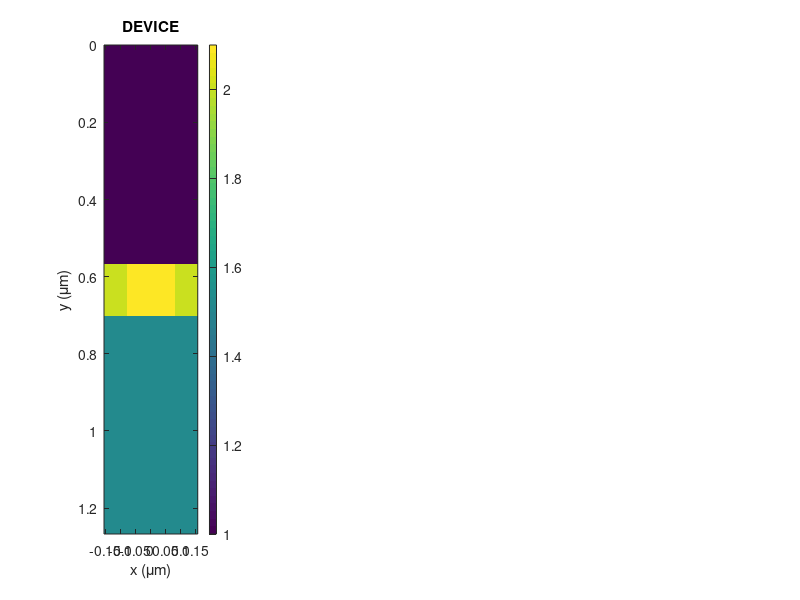

Reproduce this figure in MATLAB. (Note: this script raises an error after producing the figure.)
% demo_gmr
%
% This MATLAB code demonstrates the finite-difference frequency-domain
% method by modeling transmission and reflectance from a guided-mode
% resonance filter.
%
%
% Raymond C. Rumpf
% Prime Research, LC
% Blacksburg, VA
%
% Example code written for short course on
% "Introduction to Optical Simulation Using the Finite-Difference
% Frequency-Domain Method."
% INITIALIZE MATLAB
close all; clc;
clear all;

% UNITS
micrometers = 1;
nanometers = micrometers / 1000;
radians = 1;
degrees = pi/180;

% INITIALIZE FIGURE WINDOW
ss = get(0,'ScreenSize');
figure('Position',[1 0.056*ss(4) ss(3) 0.87*ss(4)]);

%%%%%%%%%%%%%%%%%%%%%%%%%%%%%%%%%%%%%%%%%%%%%%%%%%%%%%%%%%%%%%%%%%%%%%%%%%
%% DEFINE SIMULATION PARAMETERS
%%%%%%%%%%%%%%%%%%%%%%%%%%%%%%%%%%%%%%%%%%%%%%%%%%%%%%%%%%%%%%%%%%%%%%%%%%
% SOURCE
LAMBDA = [400:1:700] * nanometers; %wavelength range to simulate
theta = 0 * degrees; %angle of incidence
pol = 'E'; %polarization or mode
% GMR
T = 134 * nanometers; %thickness of GMR grating
L = 314 * nanometers; %period of GMR grating
n1 = 1.00; %refractive index of superstrate
n2 = 1.52; %refractive index of substrate
nL = 2.00; %low refractive index of GMR
nH = 2.10; %high refractive index of GMR
f = 0.5; %duty cycle of GMR grating
% GRID
nmax = max([n1 n2 nL nH]); %maximum refractive index
NRES = 40; %grid resolution parameter
NPML = 20; %size of perfectly matched layer
buf_ylo = 500 * nanometers; %space between GMR and PML
buf_yhi = 500 * nanometers; %space between GMR and PML
%%%%%%%%%%%%%%%%%%%%%%%%%%%%%%%%%%%%%%%%%%%%%%%%%%%%%%%%%%%%%%%%%%%%%%%%%%
%% COMPUTE OPTIMIZED GRID
%%%%%%%%%%%%%%%%%%%%%%%%%%%%%%%%%%%%%%%%%%%%%%%%%%%%%%%%%%%%%%%%%%%%%%%%%%
% INITIAL GRID RESOLUTION
dx1 = min(LAMBDA) /nmax/NRES; %must resolve smallest wavelength
dy1 = dx1;

dx2 = f*L/NRES; %must resolve finest dimension
dy2 = T/NRES;

dx = min(dx1,dx2); %choose smallest numbers
dy = min(dy1,dy2);

% SNAP GRID TO CRITICAL DIMENSIONS
nx = ceil(L/dx); dx = L/nx; %snap x-grid to GMR period
ny = ceil(T/dy); dy = T/ny; %snap y-grid to GMR thickness

% GRID SIZE
Sx = L; %physical size along x
Sy = buf_ylo + T + buf_yhi; %physical size along y
Nx = round(Sx/dx); %grid size along x
Ny = round(Sy/dy) + 2*NPML; %grid size along y
% ENSURE Nx IS ODD FOR FFT
Nx = 2*round(Nx/2) + 1;
dx = Sx/Nx;

% 2X GRID PARAMETERS
Nx2 = 2*Nx; %grid size is twice
Ny2 = 2*Ny;

dx2 = dx/2; %grid spacing is halved
dy2 = dy/2;

% GRID AXES
xa = [0:Nx-1]*dx; xa = xa - mean(xa);
ya = [0:Ny-1]*dy;
xa2 = [0:Nx2-1]*dx2; xa2 = xa2 - mean(xa2);
ya2 = [0:Ny2-1]*dy2;

% REPORT GRID SIZE
disp(['Grid size is: Nx = ' num2str(Nx)]);
disp([' Ny = ' num2str(Ny)]);

% CLEAR TEMPORARY VARIABLES
clear dx1 dy1 nx ny;

%%%%%%%%%%%%%%%%%%%%%%%%%%%%%%%%%%%%%%%%%%%%%%%%%%%%%%%%%%%%%%%%%%%%%%%%%%
%% BUILD GMR DEVICE ON 2X GRID
%%%%%%%%%%%%%%%%%%%%%%%%%%%%%%%%%%%%%%%%%%%%%%%%%%%%%%%%%%%%%%%%%%%%%%%%%%
% COMPUTE STRUCTURE INDICES
nx1 = round((Nx2-f*L/dx2)/2); %position of left of high index
nx2 = round((Nx2+f*L/dx2)/2); %position of right of high index
ny1 = 2*NPML + round(buf_ylo/dy2); %position of top of GMR
ny1 = 2*round(ny1/2) + 1; %make position index odd
ny2 = ny1 + round(T/dy2) - 1; %compute bottom position
% BUILD GMR
N2X = n1 * ones(Nx2,Ny2); %initialize entire grid with n1
N2X(:,ny1:ny2) = nL; %fill GMR with nL
N2X(nx1:nx2,ny1:ny2) = nH; %add nH to GMR
N2X(:,ny2+1:Ny2) = n2; %add n2 to superstrate region
% SHOW DEVICE
subplot(141);
imagesc(xa/micrometers,ya/micrometers,N2X');
xlabel('x (\mum)');
ylabel('y (\mum)');
title('DEVICE');
colorbar;
drawnow;

% COMPUTE DIELECTRIC AND MAGNETIC FUNCTIONS
ER2 = N2X.^2; %er = n^2
UR2 = ones(Nx2,Ny2); %no magnetic response
% CLEAR TEMPORARY VARIABLES
clear nx1 nx2 ny1 ny2 N2X;

%%%%%%%%%%%%%%%%%%%%%%%%%%%%%%%%%%%%%%%%%%%%%%%%%%%%%%%%%%%%%%%%%%%%%%%%%%
%% SIMULATE GUIDED-MODE RESONANCE FILTER
%%%%%%%%%%%%%%%%%%%%%%%%%%%%%%%%%%%%%%%%%%%%%%%%%%%%%%%%%%%%%%%%%%%%%%%%%%
% INITIALIZE RECORD VARIABLES
NLAM = length(LAMBDA); %determine how many simulations

REF = zeros(NLAM,1); %initialize reflection record
TRN = zeros(NLAM,1); %initialize transmission record
% ITERATE OVER WAVELENGTH
for nlam = 1 : NLAM

 % Get Next Wavelength
 lam0 = LAMBDA(nlam);

 % Compute Source Vector
 k0 = 2*pi/lam0;
 kinc = k0*n1 * [sin(theta);cos(theta)];

 % Call FDFD2D
 RES2 = [dx2 dy2];
 [R,T,m,F] = fdfd2d(lam0,UR2,ER2,RES2,NPML,kinc,pol);

 % Record Transmission and Reflection Response (%)
 REF(nlam) = 100*sum(R(:)); %add all spatial harmonics
 TRN(nlam) = 100*sum(T(:)); % to compute total power

 % Show Field
 subplot(142);
 imagesc(xa/micrometers,ya/micrometers,real(F)');
 xlabel('x (\mum)');
 ylabel('y (\mum)');
 title('FIELD');
 colorbar;

 % Show Spectra
 subplot(1,4,3:4);
 plot(LAMBDA(1:nlam)/nanometers,REF(1:nlam),'-r'); hold on;
 plot(LAMBDA(1:nlam)/nanometers,TRN(1:nlam),'-b');
 plot(LAMBDA(1:nlam)/nanometers,REF(1:nlam)+TRN(1:nlam),':k'); hold off;
 axis([min(LAMBDA)/nanometers max(LAMBDA)/nanometers 0 105]);
 xlabel('Wavelength (nm)');
 ylabel('% ','Rotation',0);
 title('SPECTRAL RESPONSE');

 drawnow; %update graphics now!
end


function [DEX,DEY,DHX,DHY] = yeeder2d(NS,RES,BC,kinc);
% YEEDER2D Yee Grid Derivative Operators on a 2D Grid
%
% [DEX,DEY,DHX,DHY] = yeeder2d(NS,RES,BC,kinc);
%
% Input Arguments
% =================
% NS [Nx Ny] 1X grid size
% RES [dx dy] 1X grid resolution
% BC [xlo xhi ylo yhi] boundary conditions
% -2: pseudo-periodic (requires kinc)
% -1: periodic
% 0: Dirichlet
% kinc [kx ky] incident wave vector
% This argument is only needed for pseudo-periodic boundaries.
%
% Note: For normalized grids, use dx=k0*dx and kinc=kinc/k0
%
% Output Arguments
% =================
%
% Ey(i+1,j) - Ey(i,j) Ex(i,j+1) - Ex(i,j)
% DEX*Ex = ------------------- DEY*Ey = -------------------
% dx dy
%
% Hy(i,j) - Hy(i-1,j) Hx(i,j) - Hx(i,j-1)
% DHX*Hx = ------------------- DHY*Hy = -------------------
% dx dy
%
% Raymond C. Rumpf
% Prime Research, LC
% Blacksburg, VA
%
% Example code written for short course on
% "Introduction to Optical Simulation Using the Finite-Difference
% Frequency-Domain Method."
%%%%%%%%%%%%%%%%%%%%%%%%%%%%%%%%%%%%%%%%%%%%%%%%%%%%%%%%%%%%%%%%%%%%%%%%%%
% VERIFY INPUT/OUTPUT ARGUMENTS
%%%%%%%%%%%%%%%%%%%%%%%%%%%%%%%%%%%%%%%%%%%%%%%%%%%%%%%%%%%%%%%%%%%%%%%%%%
% VERIFY NUMBER OF INPUT ARGUMENTS
error(nargchk(3,4,nargin));

% VERIFY NUMBER OF OUTPUT ARGUMENTS
error(nargchk(1,4,nargout));

% EXTRACT GRID PARAMETERS
Nx = NS(1); dx = RES(1);
Ny = NS(2); dy = RES(2);

% DETERMINE MATRIX SIZE
M = Nx*Ny;

%%%%%%%%%%%%%%%%%%%%%%%%%%%%%%%%%%%%%%%%%%%%%%%%%%%%%%%%%%%%%%%%%%%%%%%%%%
% DEX
%%%%%%%%%%%%%%%%%%%%%%%%%%%%%%%%%%%%%%%%%%%%%%%%%%%%%%%%%%%%%%%%%%%%%%%%%%
% INITIALIZE MATRIX
DEX = sparse(M,M);

% PLACE MAIN DIAGONALS
DEX = spdiags(-ones(M,1),0,DEX);
DEX = spdiags(+ones(M,1),+1,DEX);

% CORRECT BOUNDARY TERMS (DEFAULT TO DIRICHLET)
for ny = 1 : Ny-1
 neq = Nx*(ny-1) + Nx;
 DEX(neq,neq+1) = 0;
end

% HANDLE BOUNDARY CONDITIONS ON XHI SIDE
switch BC(2)
 case -2,
 dpx = exp(-i*kinc(1)*Nx*dx);
 for ny = 1 : Ny
 neq = Nx*(ny-1) + Nx;
 nv = Nx*(ny-1) + 1;
 DEX(neq,nv) = +dpx;
 end
 case -1,
 for ny = 1 : Ny
 neq = Nx*(ny-1) + Nx;
 nv = Nx*(ny-1) + 1;
 DEX(neq,nv) = +1;
 end
 case 0, %Dirichlet
 otherwise,
 error('Unrecognized x-high boundary condition.');
end
% FINISH COMPUTATION
DEX = DEX / dx;

%%%%%%%%%%%%%%%%%%%%%%%%%%%%%%%%%%%%%%%%%%%%%%%%%%%%%%%%%%%%%%%%%%%%%%%%%%
% DEY
%%%%%%%%%%%%%%%%%%%%%%%%%%%%%%%%%%%%%%%%%%%%%%%%%%%%%%%%%%%%%%%%%%%%%%%%%%
% INITIALIZE MATRIX
DEY = sparse(M,M);

% PLACE MAIN DIAGONALS
DEY = spdiags(-ones(M,1),0,DEY);
DEY = spdiags(+ones(M,1),+Nx,DEY);

% HANDLE BOUNDARY CONDITIONS ON YHI SIDE
switch BC(4)
 case -2,
 dpy = exp(-i*kinc(2)*Ny*dy);
 for nx = 1 : Nx
 neq = Nx*(Ny-1) + nx;
 nv = nx;
 DEY(neq,nv) = +dpy;
 end
 case -1,
 for nx = 1 : Nx
 neq = Nx*(Ny-1) + nx;
 nv = nx;
 DEY(neq,nv) = +1;
 end
 case 0,
 otherwise,
 error('Unrecognized y-high boundary condition.');
end
% FINISH COMPUTATION
DEY = DEY / dy;

%%%%%%%%%%%%%%%%%%%%%%%%%%%%%%%%%%%%%%%%%%%%%%%%%%%%%%%%%%%%%%%%%%%%%%%%%%
% DHX
%%%%%%%%%%%%%%%%%%%%%%%%%%%%%%%%%%%%%%%%%%%%%%%%%%%%%%%%%%%%%%%%%%%%%%%%%%
% INITIALIZE MATRIX
DHX = sparse(M,M);

% PLACE MAIN DIAGONALS
DHX = spdiags(+ones(M,1),0,DHX);
DHX = spdiags(-ones(M,1),-1,DHX);

% CORRECT BOUNDARY TERMS (DEFAULT TO DIRICHLET)
for ny = 2 : Ny
 neq = Nx*(ny-1) + 1;

 DHX(neq,neq-1) = 0;
end
% HANDLE BOUNDARY CONDITIONS ON XLOW SIDE
switch BC(1)
 case -2,
 dpx = exp(+i*kinc(1)*Nx*dx);
 for ny = 1 : Ny
 neq = Nx*(ny-1) + 1;
 nv = Nx*(ny-1) + Nx;
 DHX(neq,nv) = -dpx;
 end
 case -1,
 for ny = 1 : Ny
 neq = Nx*(ny-1) + 1;
 nv = Nx*(ny-1) + Nx;
 DHX(neq,nv) = -1;
 end
 case 0,
 otherwise,
 error('Unrecognized x-low boundary condition.');
end
% FINISH COMPUTATION
DHX = DHX / dx;

%%%%%%%%%%%%%%%%%%%%%%%%%%%%%%%%%%%%%%%%%%%%%%%%%%%%%%%%%%%%%%%%%%%%%%%%%%
% DHY
%%%%%%%%%%%%%%%%%%%%%%%%%%%%%%%%%%%%%%%%%%%%%%%%%%%%%%%%%%%%%%%%%%%%%%%%%%
% INITIALIZE MATRIX
DHY = sparse(M,M);

% PLACE MAIN DIAGONALS
DHY = spdiags(+ones(M,1),0,DHY);
DHY = spdiags(-ones(M,1),-Nx,DHY);

% HANDLE BOUNDARY CONDITIONS ON YLOW SIDE
switch BC(3)
 case -2,
 dpy = exp(+i*kinc(2)*Ny*dy);
 for nx = 1 : Nx
 neq = nx;
 nv = Nx*(Ny-1) + nx;
 DHY(neq,nv) = -dpy;
 end
 case -1,
 for nx = 1 : Nx
 neq = nx;
 nv = Nx*(Ny-1) + nx;
 DHY(neq,nv) = -1;
 end
 case 0,
 otherwise,
 error('Unrecognized y-low boundary condition.');
end
% FINISH COMPUTATION
DHY = DHY / dy;
end

function [R,T,m,F] = fdfd2d(lam0,UR2,ER2,RES2,NPML,kinc,pol)
% FDFD2D Two-Dimensional Finite-Difference Frequency-Domain
%
% This MATLAB code simulates optical structures using the
% finite-difference frequency-domain method.
%
% INPUT ARGUMENTS
% lam0 is the free space wavelength
% UR2 contains the relative permeability on a 2X grid
% ER2 contains the relative permittivity on a 2X grid
% NPML is the size of the PML on the 1X grid
% RES2 = [dx2 dy2]
% kinc is the indicent wave vector
% pol is the polarization ('E' or 'H')
%
% OUTPUT ARGUMENTS
% R contains diffraction efficiencies of reflected waves
% T contains diffraction efficiencies of transmitted waves
% m contains the indices of the harmonics in R and T
% F is the computed field
%
% Raymond C. Rumpf
% Prime Research, LC
% Blacksburg, VA
%
% Example code written for short course on
% "Introduction to Optical Simulation Using the Finite-Difference
% Frequency-Domain Method."
%%%%%%%%%%%%%%%%%%%%%%%%%%%%%%%%%%%%%%%%%%%%%%%%%%%%%%%%%%%%%%%%%%%%%%%%%%
%% HANDLE INPUT AND OUTPUT ARGUMENTS
%%%%%%%%%%%%%%%%%%%%%%%%%%%%%%%%%%%%%%%%%%%%%%%%%%%%%%%%%%%%%%%%%%%%%%%%%%
% DETERMINE SIZE OF GRID
[Nx2,Ny2] = size(ER2);
dx2 = RES2(1);
dy2 = RES2(2);

% 1X GRID PARAMETERS
Nx = Nx2/2; dx = 2*dx2;
Ny = Ny2/2; dy = 2*dy2;

% COMPUTE MATRIX SIZE
M = Nx*Ny;

% COMPUTE REFRACTIVE INDEX IN REFLECTION REGION
erref = ER2(:,1); erref = mean(erref(:));
urref = UR2(:,1); urref = mean(urref(:));
nref = sqrt(erref*urref);
if erref<0 && urref<0
 nref = - nref;
end
% COMPUTE REFRACTIVE INDEX IN TRANSMISSION REGION
ertrn = ER2(:,Ny2); ertrn = mean(ertrn(:));
urtrn = UR2(:,Ny2); urtrn = mean(urtrn(:));
ntrn = sqrt(ertrn*urtrn);
if ertrn<0 && urtrn<0
 ntrn = - ntrn;
end
%%%%%%%%%%%%%%%%%%%%%%%%%%%%%%%%%%%%%%%%%%%%%%%%%%%%%%%%%%%%%%%%%%%%%%%%%%
%% INCORPORATE PERFECTLY MATCHED LAYER BOUNDARY CONDITION
%%%%%%%%%%%%%%%%%%%%%%%%%%%%%%%%%%%%%%%%%%%%%%%%%%%%%%%%%%%%%%%%%%%%%%%%%%
% PML PARAMETERS
N0 = 376.73032165; %free space impedance
amax = 3;
cmax = 1;
p = 3;

% INITIALIZE PML TO PROBLEM SPACE
sx = ones(Nx2,Ny2);
sy = ones(Nx2,Ny2);

% COMPUTE FREE SPACE WAVE NUMBERS
k0 = 2*pi/lam0;

% Y PML
N = 2*NPML;
for n = 1 : N
 % compute PML value
 ay = 1 + amax*(n/N)^p;
 cy = cmax*sin(0.5*pi*n/N)^2;
 s = ay*(1-i*cy*N0/k0);
 % incorporate value into PML
 sy(:,N-n+1) = s;
 sy(:,Ny2-N+n) = s;
end
% COMPUTE TENSOR COMPONENTS WITH PML
ER2xx = ER2 ./ sx .* sy;
ER2yy = ER2 .* sx ./ sy;
ER2zz = ER2 .* sx .* sy;

UR2xx = UR2 ./ sx .* sy;
UR2yy = UR2 .* sx ./ sy;
UR2zz = UR2 .* sx .* sy;

% OVERLAY MATERIALS ONTO 1X GRID
ERxx = ER2xx(2:2:Nx2,1:2:Ny2);
ERyy = ER2yy(1:2:Nx2,2:2:Ny2);
ERzz = ER2zz(1:2:Nx2,1:2:Ny2);
URxx = UR2xx(1:2:Nx2,2:2:Ny2);
URyy = UR2yy(2:2:Nx2,1:2:Ny2);
URzz = UR2zz(2:2:Nx2,2:2:Ny2);

% CLEAR TEMPORARY VARIABLES
clear N0 amax cmax p sx sy n N ay cy s;
clear UR2 ER2 ER2xx ER2yy ER2zz UR2xx UR2yy UR2zz;

%%%%%%%%%%%%%%%%%%%%%%%%%%%%%%%%%%%%%%%%%%%%%%%%%%%%%%%%%%%%%%%%%%%%%%%%%%
%% PERFORM FINITE-DIFFERENCE FREQUENCY-DOMAIN ANALYSIS
%%%%%%%%%%%%%%%%%%%%%%%%%%%%%%%%%%%%%%%%%%%%%%%%%%%%%%%%%%%%%%%%%%%%%%%%%%
% FORM DIAGONAL MATERIAL MATRICES
ERxx = diag(sparse(ERxx(:)));
ERyy = diag(sparse(ERyy(:)));
ERzz = diag(sparse(ERzz(:)));

URxx = diag(sparse(URxx(:)));
URyy = diag(sparse(URyy(:)));
URzz = diag(sparse(URzz(:)));

% COMPUTE DERIVATIVE OPERATORS
NS = [Nx Ny];
RES = [dx dy];
BC = [-2 -2 0 0];
[DEX,DEY,DHX,DHY] = yeeder2d(NS,k0*RES,BC,kinc/k0);

% COMPUTE FIELD MATRIX
switch pol
 case 'E',
 A = DHX/URyy*DEX + DHY/URxx*DEY + ERzz;
 case 'H',
 A = DEX/ERyy*DHX + DEY/ERxx*DHY + URzz;
 otherwise,
 error('Unrecognized polarization.');
end

% COMPUTE SOURCE FIELD
xa = [0:Nx-1]*dx;
ya = [0:Ny-1]*dy;
[Y,X] = meshgrid(ya,xa);
fsrc = exp(-i*(kinc(1)*X+kinc(2)*Y));
fsrc = fsrc(:);

% COMPUTE SCATTERED-FIELD MASKING MATRIX
Q = zeros(Nx,Ny);
Q(:,1:NPML+2) = 1;
Q = diag(sparse(Q(:)));

% COMPUTE SOURCE VECTOR
f = (Q*A-A*Q)*fsrc;

% PREPARE MEMORY
clear NS RES BC DEX DEZ DHX DHZ;
clear ya X Y fsrc;
clear ERxx ERyy ERzz URxx URyy URzz;

% COMPUTE FIELD
F = A\f; %backward division is used here!!
F = full(F);
F = reshape(F,Nx,Ny);

%%%%%%%%%%%%%%%%%%%%%%%%%%%%%%%%%%%%%%%%%%%%%%%%%%%%%%%%%%%%%%%%%%%%%%%%%%
%% COMPUTE DIFFRACTION EFFICIENCIES
%%%%%%%%%%%%%%%%%%%%%%%%%%%%%%%%%%%%%%%%%%%%%%%%%%%%%%%%%%%%%%%%%%%%%%%%%%
% EXTRACT REFLECTED AND TRANSMITTED WAVES
Fref = F(:,NPML+1);
Ftrn = F(:,Ny-NPML);

% REMOVE PHASE TILT
p = exp(+i*kinc(1)*xa');
Fref = Fref .* p;
Ftrn = Ftrn .* p;

% COMPUTE SPATIAL HARMONICS
Fref = fftshift(fft(Fref))/Nx;
Ftrn = fftshift(fft(Ftrn))/Nx;

% COMPUTE WAVE VECTOR COMPONENTS OF THE SPATIAL HARMONICS
m = [-floor(Nx/2):floor(Nx/2)]';
kx = kinc(1) - 2*pi*m/(Nx*dx);
kzR = conj( sqrt((k0*nref)^2 - kx.^2) );
kzT = conj( sqrt((k0*ntrn)^2 - kx.^2) );

% COMPUTE DIFFRACTION EFFICIENCY
switch pol
 case 'E',
 R = abs(Fref).^2 .* real(kzR/kinc(2));
 T = abs(Ftrn).^2 .* real(kzT*urref/kinc(2)/urtrn);
 case 'H',
 R = abs(Fref).^2 .* real(kzR/kinc(2));
 T = abs(Ftrn).^2 .* real(kzT*erref/kinc(2)/ertrn);
end
end
Type a message...
